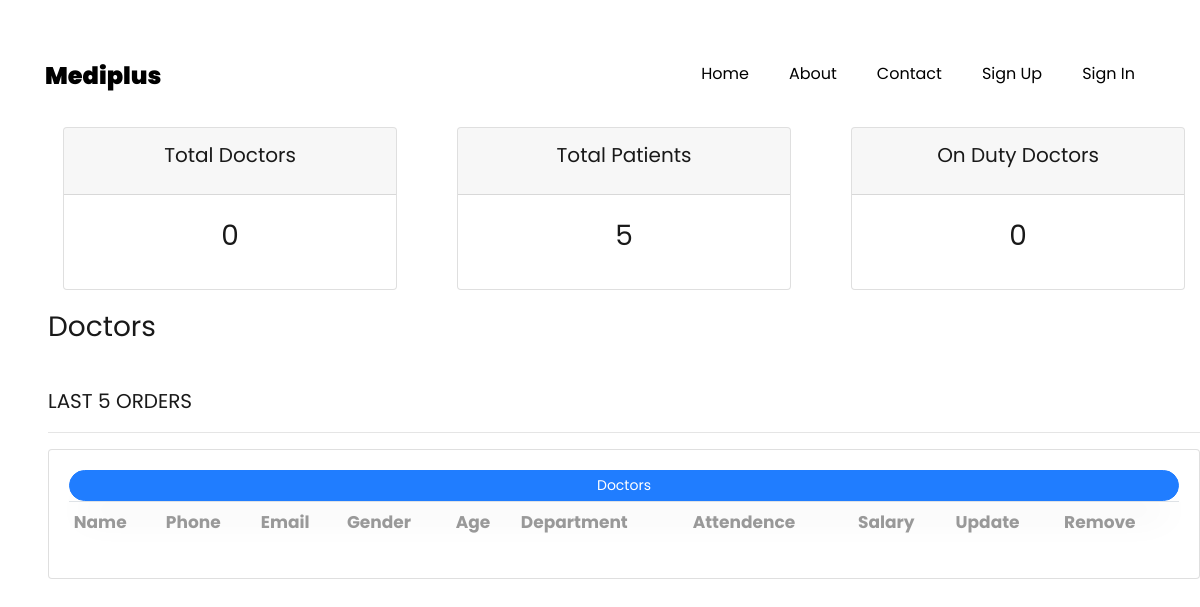
Before: /Hr_Dashboard/ with the older database file.
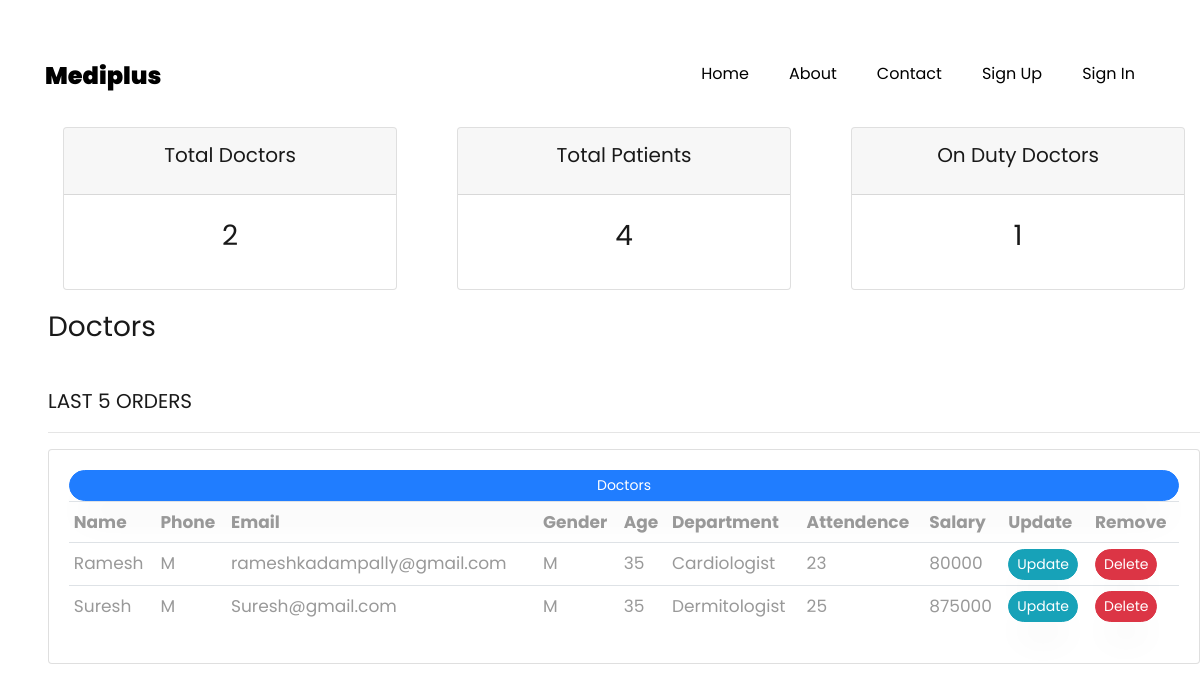
After: the same page with the newer database file.
### core/models.py (models this page shows, shortened)
class Doctor(models.Model):
    status_choices=(
        ('onduty','onduty'),
        ('offduty','offduty'),
    )
    user=models.OneToOneField(Users,on_delete=models.CASCADE,primary_key=True)
    Education=models.CharField(max_length=500)
    Specialization=models.CharField(max_length=500)
    AadharNo=models.IntegerField()
    Attendence=models.IntegerField(null=True,blank=True)
    Salary=models.IntegerField(null=True,blank=True)
    status=models.CharField(choices=status_choices,max_length=300)

class Users(AbstractUser):
    PATIENT=1
    DOCTOR=2
    HR=3
    RECEPTIONIST=4
    ROLE_CHOICES = (
        (PATIENT, 'Patient'),
        (DOCTOR, 'Doctor'),
        (HR,'HR'),
        (RECEPTIONIST,'Receptionist')
    )
    GENDER_CHOICES = (
        ('M', 'Male'),
        ('F', 'Female'),
        ('O', 'Other'),
    )
    role = models.PositiveSmallIntegerField(choices=ROLE_CHOICES,null=True,blank=True)
    gender = models.CharField(max_length=1, choices=GENDER_CHOICES)
    age=models.IntegerField(null=True,blank=True)
    phoneno=models.BigIntegerField(null=True,blank=True)
    address=models.TextField(null=True,blank=True)

### core/views.py (the view)
# urls.py: path('Hr_Dashboard/',views.hr_dashboard,name='Hr_Dashboard'),
def hr_dashboard(request):
    doctors = Doctor.objects.all()
    patients = Patient.objects.all()
    total_patients = patients.count()
    total_doctors = doctors.count()
    onduty_doctors = doctors.filter(status='onduty').count()
    context = {'total_doctors':total_doctors,
    'total_patients':total_patients,
    'onduty_doctors':onduty_doctors,'doctors':doctors }
    return render(request, 'Hr_Dashboard.html', context)

### core/templates/Hr_Dashboard.html
{% extends 'base.html' %}
{% load static %}
{% block content %}
<br>
<div class="row">
	<div class="col">
		<div class="col-md">
			<div class="card text-center text-white  mb-3" id="total-orders">
			  	<div class="card-header">
			  		<h5 class="card-title">Total Doctors</h5>
			  	</div>
			  	<div class="card-body">
			    	<h3 class="card-title">{{total_doctors}}</h3>
			  	</div>
			</div>
		</div>
	</div>
	<div class="col">
		<div class="col-md">
			<div class="card text-center text-white  mb-3" id="orders-delivered">
			  	<div class="card-header">
			  		<h5 class="card-title">Total Patients</h5>
			  	</div>
			  	<div class="card-body">
			    	<h3 class="card-title">{{total_patients}}</h3>
			  	</div>
			</div>
		</div>
	</div>
	<div class="col">
		<div class="col-md">
			<div class="card text-center text-white  mb-3" id="orders-pending">
			  	<div class="card-header">
			  		<h5 class="card-title">On Duty Doctors</h5>
			  	</div>
			  	<div class="card-body">
			    	<h3 class="card-title">{{onduty_doctors}}</h3>
			  	</div>
			</div>
		</div>
	</div>
</div>
<h3>
    Doctors
</h3>
<br>
<div class="row">
	<div class="col-md-12">
		<h5>LAST 5 ORDERS</h5>
		<hr>
		<div class="card card-body">
			<a class="btn btn-primary  btn-sm btn-block" href="#">Doctors</a>
			<table class="table table-sm">
				<tr>
					<th>Name</th>
					<th>Phone</th>
                    <th>Email</th>
                    <th>Gender</th>
                    <th>Age</th>
                    <th>Department</th>
                    <th>Attendence</th>
                    <th>Salary</th>
					<th>Update</th>
					<th>Remove</th>
				</tr>
				{% for d in doctors %}
					<tr>
						<td>{{d.user.username}}</td>
						<td>{{d.user.gender}}</td>
                        <td>{{d.user.email}}</td>
                        <td>{{d.user.gender}}</td>
                        <td>{{d.user.age}}</td>
                        <td>{{d.Specialization}}</td>
                        <td>{{d.Attendence}}</td>
                        <td>{{d.Salary}}</td>
                        <td><a class="btn btn-sm btn-info" href="{% url 'updateDoctorForm' d.user_id %}">Update</a></td>
						<td><a class="btn btn-sm btn-danger" href="{% url 'deleteDoctor' d.user_id %}">Delete</a></td>
					</tr>
				{% endfor %}
			</table>
		</div>
	</div>
</div>
{% endblock %}

Changed rows visible on the page:
added Doctor: user.username "Ramesh", user.gender "M", user.email "rameshkadampally@gmail.com", user.age "35", Specialization "Cardiologist", Attendence "23", Salary "80000"
added Doctor: user.username "Suresh", user.gender "M", user.email "Suresh@gmail.com", user.age "35", Specialization "Dermitologist", Attendence "25", Salary "875000"
Other visible differences:
{{ total_doctors }}: "0" → "2"
{{ total_patients }}: "5" → "4"
{{ onduty_doctors }}: "0" → "1"
